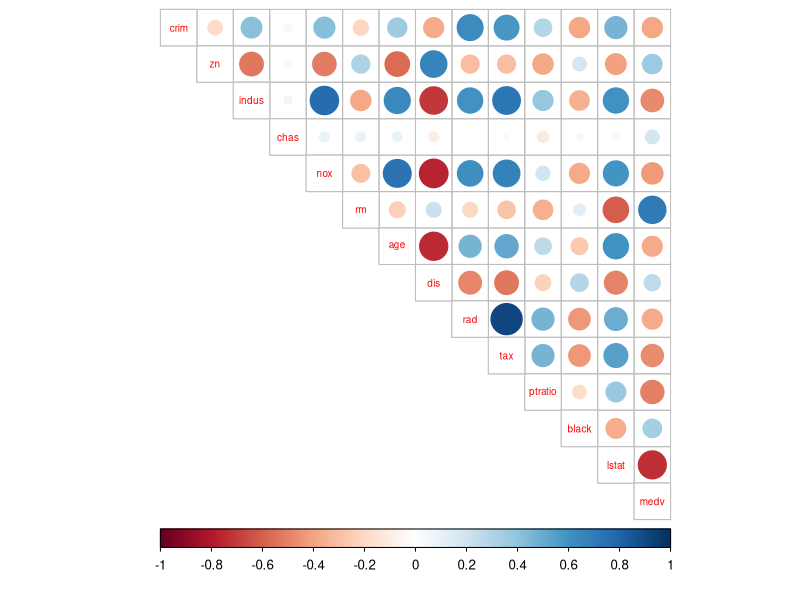
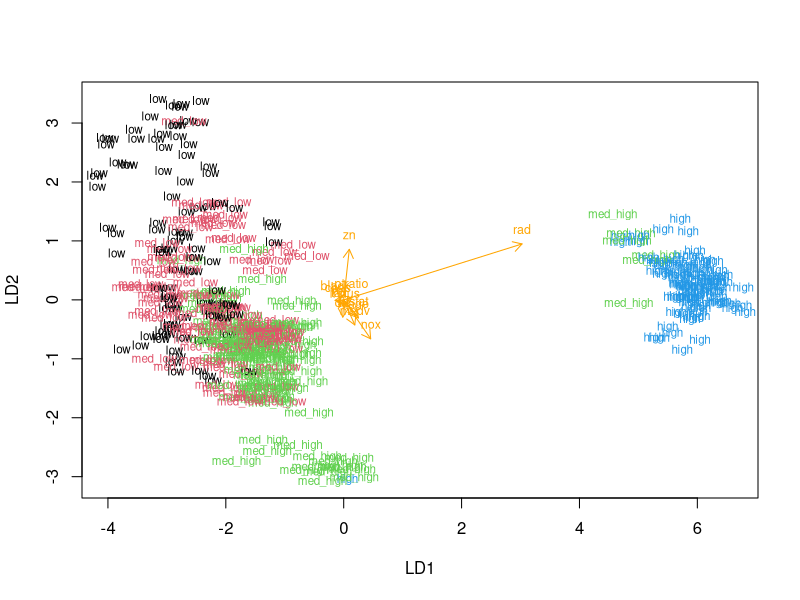
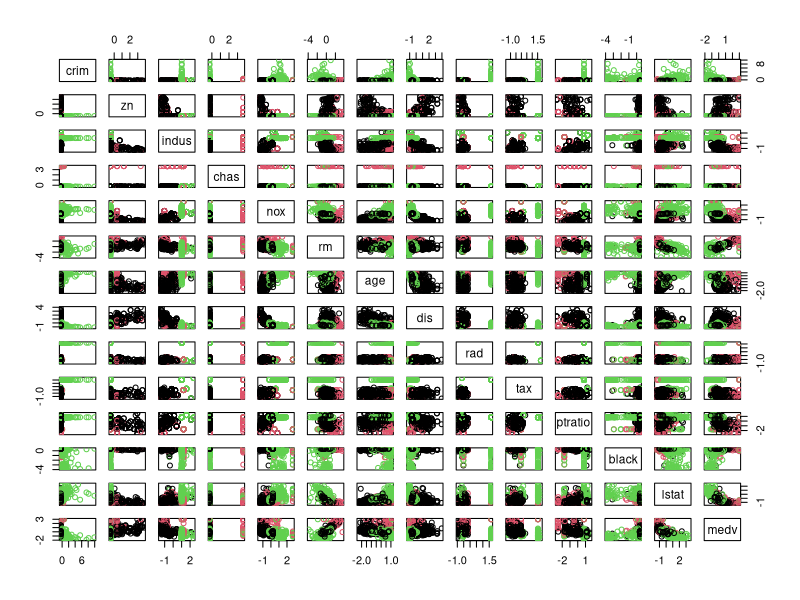
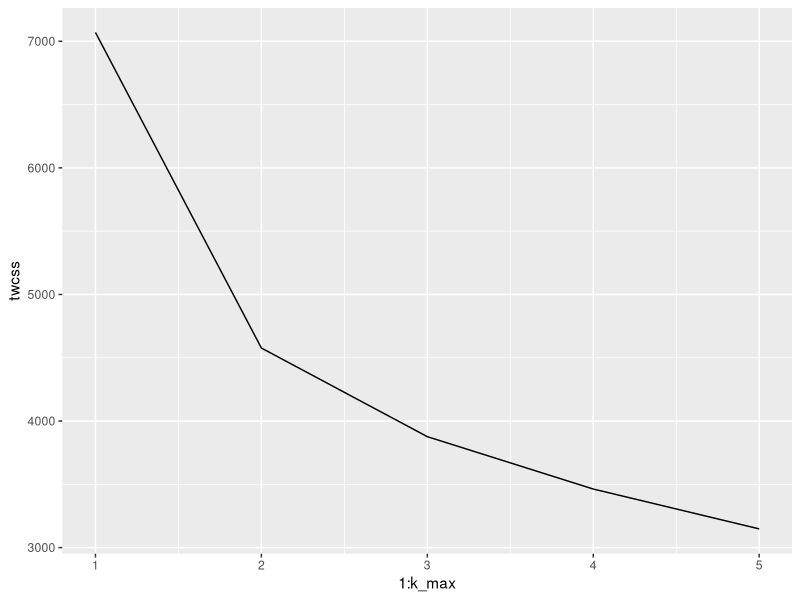
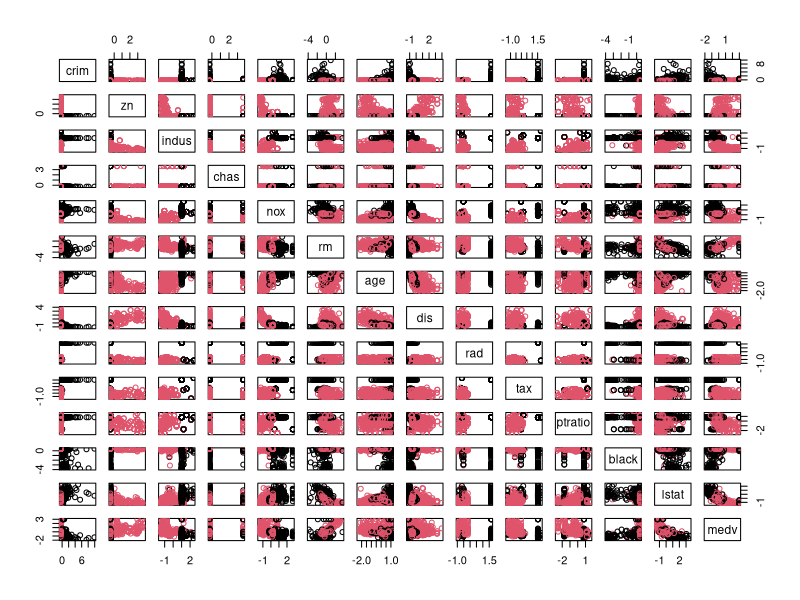

Here is the R script that generated these plots, in order:
## ---- chunk 1
library(MASS)
data("Boston")
## ---- chunk 2
str(Boston)
summary(Boston)
## ---- chunk 3
summary(Boston)
## ---- chunk 4
library(dplyr);
library(corrplot)
## ---- chunk 5
cor_matrix<-cor(Boston) %>% round(digits = 2)
cor_matrix
corrplot(cor_matrix, method="circle", type="upper", cl.pos="b", tl.pos="d", tl.cex = 0.6)
## ---- chunk 6
boston_scaled <- scale(Boston)
## ---- chunk 7
summary(boston_scaled)
## ---- chunk 8
boston_scaled <- as.data.frame(boston_scaled)
## ---- chunk 9
bins <- quantile(boston_scaled$crim)
crime <- cut(boston_scaled$crim, breaks = bins, include.lowest = TRUE, labels = c("low", "med_low", "med_high", "high"))
boston_scaled <- dplyr::select(boston_scaled, -crim)
boston_scaled <- data.frame(boston_scaled, crime)
## ---- chunk 10
n <- nrow(boston_scaled)
ind <- sample(n, size = n * 0.8)
train <- boston_scaled[ind,]
test <- boston_scaled[-ind,]
## ---- chunk 11
correct_classes <- test$crime
test <- dplyr::select(test, -crime)
## ---- chunk 12
lda.fit <- lda(crime ~ ., data = train)
lda.fit
## ---- chunk 13
lda.arrows <- function(x, myscale = 1, arrow_heads = 0.1, color = "orange", tex = 0.75, choices = c(1,2)){
  heads <- coef(x)
  arrows(x0 = 0, y0 = 0, 
         x1 = myscale * heads[,choices[1]], 
         y1 = myscale * heads[,choices[2]], col=color, length = arrow_heads)
  text(myscale * heads[,choices], labels = row.names(heads), 
       cex = tex, col=color, pos=3)
}

classes <- as.numeric(train$crime)

plot(lda.fit, dimen = 2, col = classes, pch = classes)
lda.arrows(lda.fit, myscale = 1)
## ---- chunk 14
lda.pred <- predict(lda.fit, newdata = test)
table(correct = correct_classes, predicted = lda.pred$class)
## ---- chunk 15
data("Boston")
bostonScaled <- scale(Boston)
## ---- chunk 16
dist_eu <- dist(bostonScaled)
## ---- chunk 17
km <-kmeans(bostonScaled, centers = 3)
## ---- chunk 18
pairs(bostonScaled, col = km$cluster)
## ---- chunk 19
library(ggplot2);
# Boston dataset is available
set.seed(123)

# determine the number of clusters
k_max <- 5

# calculate the total within sum of squares
twcss <- sapply(1:k_max, function(k){kmeans(bostonScaled, k)$tot.withinss})

# visualize the results
qplot(x = 1:k_max, y = twcss, geom = 'line')
## ---- chunk 20
km <-kmeans(bostonScaled, centers = 2)
pairs(bostonScaled, col = km$cluster)
